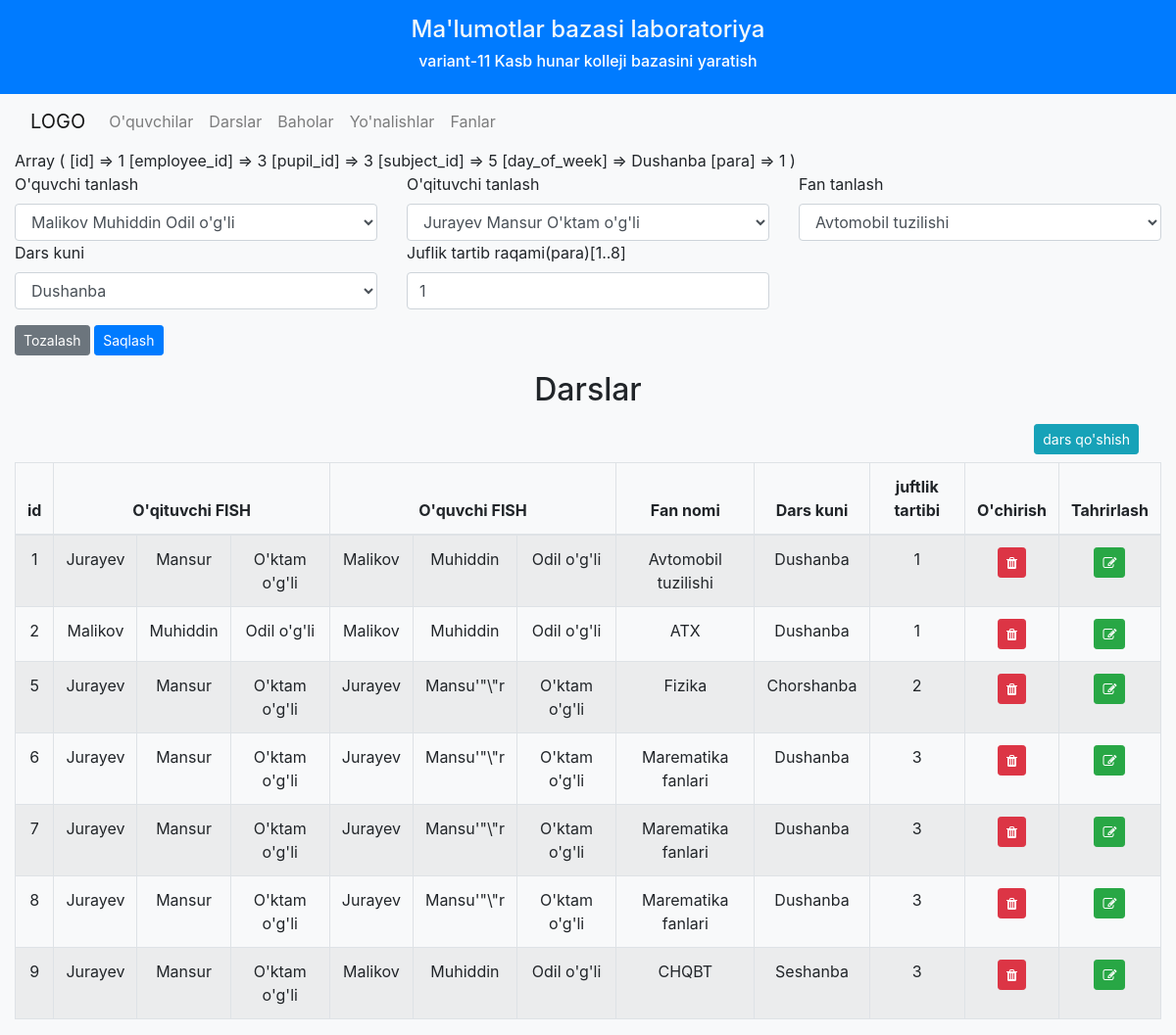
/lessons.php?action=edit&id=1, run on the app's committed database.
### tables this page shows
CREATE TABLE `lessons` (
  `id` int(11) NOT NULL,
  `employee_id` int(7) NOT NULL,
  `pupil_id` int(7) DEFAULT NULL,
  `subject_id` int(7) DEFAULT NULL,
  `day_of_week` varchar(20) DEFAULT NULL,
  `para` int(1) NOT NULL
);

CREATE TABLE `pupils` (
  `id` int(7) NOT NULL,
  `surname` varchar(30) NOT NULL,
  `name` varchar(30) NOT NULL,
  `middlename` varchar(30) NOT NULL,
  `address` text NOT NULL,
  `grade` int(1) DEFAULT 1,
  `phone` varchar(10) DEFAULT NULL,
  `birth_date` date DEFAULT NULL,
  `faculty_id` int(6) DEFAULT NULL
);

CREATE TABLE `employees` (
  `id` int(7) NOT NULL,
  `surname` varchar(30) NOT NULL,
  `name` varchar(30) NOT NULL,
  `middlename` varchar(30) NOT NULL,
  `address` text NOT NULL,
  `stage` int(2) DEFAULT 0,
  `phone` varchar(10) DEFAULT NULL,
  `birth_date` date DEFAULT NULL,
  `category` varchar(10) NOT NULL
);

CREATE TABLE `subjects` (
  `id` int(7) NOT NULL,
  `name` varchar(30) NOT NULL
);

### lessons.php (the view, shortened to what this page needs)
<?php
require "./actions/lessons.php";
$result = mysqli_query($connection, "select * from lessons_view");
$items = [];
while($res =mysqli_fetch_assoc($result)){
    $items[] =$res;
}
?>
<?php include "./components/navbar.php"?>
<?php
$sql="select * from pupils";
$result = mysqli_query($connection, $sql);
$pupils = [];
while($res =mysqli_fetch_assoc($result)){
    $pupils[] =$res;
}
$sql="select * from employees";
$result = mysqli_query($connection, $sql);
$employees = [];
while($res =mysqli_fetch_assoc($result)){
    $employees[] =$res;
}
$sql="select * from subjects";
$result = mysqli_query($connection, $sql);
$subjects = [];
while($res =mysqli_fetch_assoc($result)){
    $subjects[] =$res;
}
?>
                                <?php $week=['Dushanba', 'Seshanba','Chorshanba', 'Payshanba', 'Juma', 'Shanba' ] ?>
<?php
if($_GET['action']=='edit' && isset($_GET['id'])):
?>
<?php
$id=$_GET['id'];
    $sql="select * from lessons where id=".$id;
    $result = mysqli_query($connection, $sql);
    $lesson = mysqli_fetch_assoc($result);
    print_r($lesson);
    ?>
<div class="row">
    <div class="col">
        <form action="<?=$_SERVER['PHP_SELF']?>" method="get" class="form form-group">
            <div class="row">
                <div class="col-4">
                    <label for="lessoon_pupil">O'quvchi tanlash</label>
                    <select type="text" name="pupil_id" id="lessoon_pupil" class="form-control" required>
                        <?php foreach ($pupils as $pupil):?>
                            <option <?php if($lesson['pupil_id'] == $pupil['id']) echo "selected"?>  value="<?=$pupil['id']?>"><?=$pupil['surname']." ".$pupil['name']." ".$pupil['middlename']?></option>
                        <?php endforeach;?>
                    </select>
                    <label for="lesson_pupil">Dars kuni</label>
                    <select type="text" name="day_of_week" value="Dushanba" id="lessoon_pupil" class="form-control" required>
                        <?php foreach ($week as $day): ?>
                        <option  value="<?=$day;?>" <?php if($lesson['day_of_week']==$day) echo "selected"; ?>><?=$day?></option>
                        <?php endforeach; ?>
                    </select>
                </div>
                <div class="col-4">
                    <label for="lessoon_pupil">O'qituvchi tanlash</label>
                    <select type="text" name="employee_id" id="lessoon_pupil" class="form-control" required>
                        <?php foreach ($employees as $emp):?>
                            <option value="<?=$emp['id']?>" <?php if($emp['id']==$lesson['employee_id']) echo  "selected"; ?>><?=$emp['surname']." ".$emp['name']." ".$emp['middlename']?></option>
                        <?php endforeach;?>
                    </select>
                    <label for="lessoon_pupil">Juflik tartib raqami(para)[1..8]</label>
                    <input type="number" value="<?=$lesson['para']?>"  name="para" class="form-control" min="1" max="8" placeholder="Juftlik tartibini kiriting" required>
                </div>
                <div class="col-4">
                    <label for="lessoon_pupil">Fan tanlash</label>
                    <select type="text" name="subject_id" id="lessoon_pupil" class="form-control" required>
                        <?php foreach ($subjects as $sbj):?>
                            <option value="<?=$sbj['id']?>" <?php if($lesson['subject_id'] == $sbj['id']) echo "selected" ?>><?=$sbj['name']?></option>
                        <?php endforeach;?>
                    </select>
                </div>
            </div>
            <button type="reset"  class="btn-sm btn btn-secondary mt-3" data-dismiss="modal">Tozalash</button>
            <button type="submit" class="btn-sm mt-3 btn btn-primary">Saqlash</button>
        </form>
    </div>
</div>
<?php endif;  ?>
<div class="row">
    <div class="col">
        <h2 class="text-center">Darslar</h2>
    </div>
</div>
    <div class="row m-2">
        <div class="col">
            <a href="#" class="btn btn-sm btn-info float-right"  data-toggle="modal" data-target="#exampleModal">dars qo'shish</a>
        </div>
    </div>
    <div class="row">
        <div class="col">
            <table class="table table-bordered table-hover text-center  table-striped">
                <thead>
                <tr>
                    <th>id</th>
                    <th colspan="3">O'qituvchi FISH</th>
                    <th colspan="3">O'quvchi FISH</th>
                    <th>Fan nomi</th>
                    <th>Dars kuni</th>
                    <th>juftlik tartibi</th>
                    <th>O'chirish</th>
                    <th>Tahrirlash</th>
                </tr>
                </thead>
                <tbody>
                <?php foreach ($items as $item):?>
                    <tr>
                        <td><?=$item['id']?></td>
                        <td><?=$item['employee_surname']?></td>
                        <td><?=$item['employee_name']?></td>
                        <td><?=$item['employee_middlename']?></td>
                        <td><?=$item['pupils_surname']?></td>
                        <td><?=$item['pupils_name']?></td>
                        <td><?=$item['pupils_middlename']?></td>
                        <td><?=$item['subject']?></td>
                        <td><?=$item['day_of_week']?></td>
                        <td><?=$item['para']?></td>
                        <td><a href="/lessons.php?action=delete&id=<?=$item['id']?>" id="<?=$item['shtrix_kodi']?>" class="btn btn-sm btn-danger"><i class="fa fa-trash"></i></a></td>
                        <td><a href="/lessons.php?action=edit&id=<?=$item['id']?>" class="btn btn-sm btn-success"><i class="fa fa-edit"></i></a></td>
                    </tr>
                <?php endforeach;?>
                </tbody>
            </table>
        </div>
    </div>
</div>
<?php include __DIR__."/components/footer.php"?>

### data on the page
lessons: pupil_id "Malikov Muhiddin Odil o'g'li", day_of_week "Dushanba", employee_id "Jurayev Mansur O'ktam o'g'li", para "1", subject_id "Avtomobil tuzilishi"

### other printed values
$item['id'] "1"
$item['employee_surname'] "Jurayev"
$item['employee_name'] "Mansur"
$item['employee_middlename'] "O'ktam o'g'li"
$item['pupils_surname'] "Malikov"
$item['pupils_name'] "Muhiddin"
$item['pupils_middlename'] "Odil o'g'li"
$item['subject'] "Avtomobil tuzilishi"
$item['day_of_week'] "Dushanba"
$item['para'] "1"
$item['id'] "2"
$item['employee_surname'] "Malikov"
$item['employee_name'] "Muhiddin"
$item['employee_middlename'] "Odil o'g'li"
$item['subject'] "ATX"
